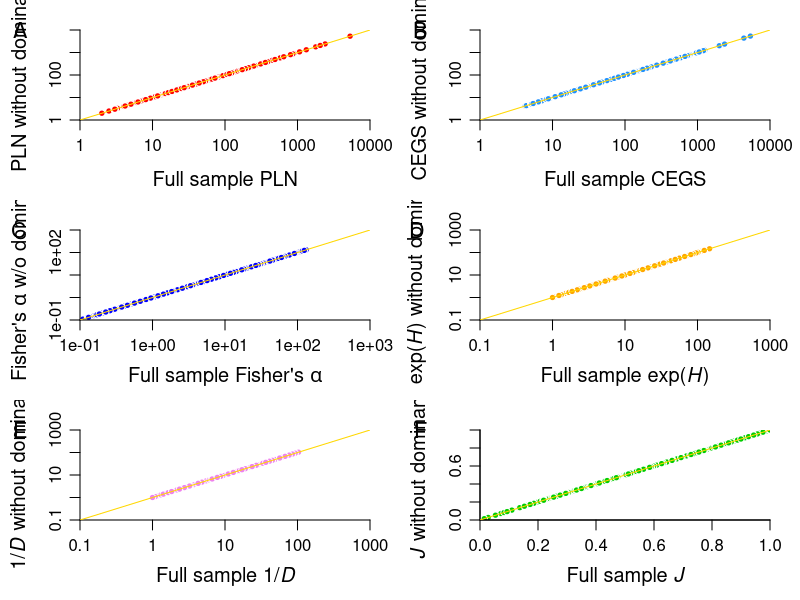
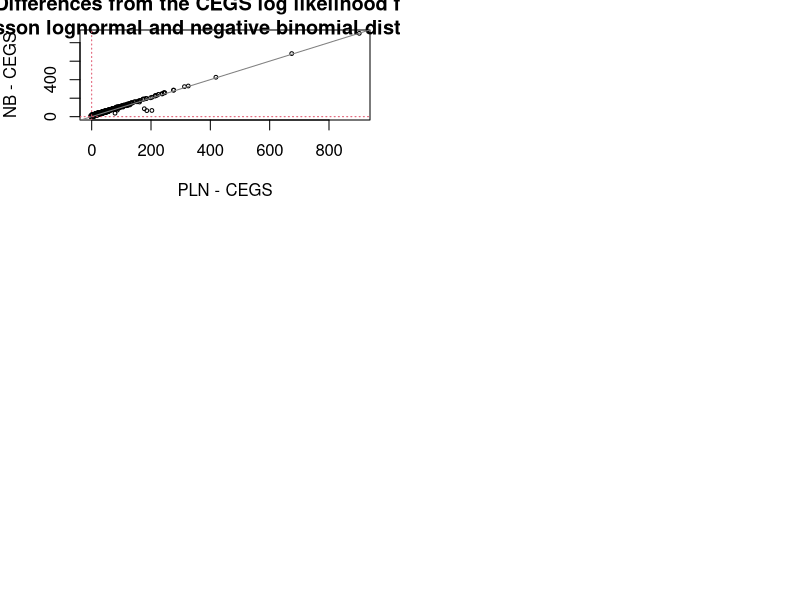

Recreate these plots in R, in order. (Note: this script raises an error after producing the figures.)
## ---- chunk 1
# Read in the statistics
Basic.stats <- read.csv(file='data/basic_statistics.txt')
Basic.statsNoDom <- read.csv(file='data/basic_statisticsNoDom.txt')

richness_estimates <- read.csv(file='data/richness_estimates.txt')
richness_estimatesNoDom <- read.csv(file='data/richness_estimatesNoDom.txt')
richness_estimatestrimmed <- read.csv(file='data/richness_estimatestrimmed.txt')

## ---- chunk 2
#| fig-height: 12
# pdf(file='Evenness_Fig_1.pdf',height=11.25,width=7.5)

par(mfrow=c(3,2))
par(mai=c(0.8,0.8,0.3,0.3))
par(cex=1)

plot(richness_estimates$pln_richness, 
     richness_estimatesNoDom$pln_richness, 
     pch=21, cex=0.85, col='white', bg='red', bty='l', xaxs='i', yaxs='i',
     mgp=c(2.5,0.75,0), cex.lab=1.2, 
     xlab='Full sample PLN', ylab='PLN without dominant', 
     xlim=c(1,1e4), ylim=c(1,1e4), log='xy', axes=FALSE)

axis(side=1,at=c(1,10,100,1000,1e4),mgp=c(2.5,0.75,0))
axis(side=2,at=c(1,10,100,1000,1e4),mgp=c(2.5,0.75,0))
abline(0,1,col='gold')
mtext(side=2,at=1e4,text='A',cex=1.3,line=2.65,las=2)

plot(richness_estimates$cegs_richness, richness_estimatesNoDom$cegs_richness,
     pch=21, cex=0.85, col='white', bg='dodgerblue', bty='l', xaxs='i', yaxs='i',
     mgp=c(2.5,0.75,0), cex.lab=1.2,
     xlab='Full sample CEGS',ylab='CEGS without dominant', 
     xlim=c(1,1e4), ylim=c(1,1e4), log='xy', axes=FALSE)
axis(side=1,mgp=c(2.5,0.75,0))
axis(side=2,at=c(1,10,100,1000,1e4),mgp=c(2.5,0.75,0))
abline(0,1,col='gold')
mtext(side=2,at=1e4,text='B',cex=1.3,line=2.65,las=2)

plot(Basic.stats$alpha, Basic.statsNoDom$alpha,
     pch=21, cex=0.85, col='white', bg='blue', bty='l', xaxs='i', yaxs='i', 
     mgp=c(2.5,0.75,0), cex.lab=1.2,
     xlab=expression(paste("Full sample Fisher's ",alpha)), 
     ylab=expression(paste("Fisher's ",alpha," w/o dominant")), 
     xlim=c(0.1,1e3), ylim=c(0.1,1e3), log='xy', axes=FALSE)
axis(side=1,mgp=c(2.5,0.75,0))
axis(side=2,at=c(0.1,1,10,100,1000),mgp=c(2.5,0.75,0))
abline(0,1,col='gold')
mtext(side=2,at=1e3,text='C',cex=1.3,line=2.65,las=2)

plot(Basic.stats$H, Basic.statsNoDom$H, 
     pch=21,  cex=0.85,  col='white',  bg='orange',  bty='l', xaxs='i', yaxs='i', 
     mgp=c(2.5, 0.75, 0), cex.lab=1.2, 
     xlab=expression(paste('Full sample exp(', italic(H), ')')), 
     ylab=expression(paste('exp(', italic(H), ') without dominant')), 
     xlim=c(0.1, 1000), ylim=c(0.1, 1000), log='xy', axes=F)
axis(side=1, at=c(0.1, 1, 10, 100, 1000), labels=c('0.1', '1', '10', '100', '1000'), 
     mgp=c(2.5, 0.75, 0))
axis(side=2, at=c(0.1, 1, 10, 100, 1000), labels=c('0.1', '1', '10', '100', '1000'), 
     mgp=c(2.5, 0.75, 0))
abline(0, 1, col='gold')
mtext(side=2, at=1000, text='D', cex=1.3, line=2.75, las=2)

plot(Basic.stats$D, Basic.statsNoDom$D, pch=21, cex=0.85, col='white', bg='violet', 
     bty='l', xaxs='i', yaxs='i', mgp=c(2.5, 0.75, 0), cex.lab=1.2, 
     xlab=expression(paste('Full sample 1/', italic(D))), 
     ylab=expression(paste('1/', italic(D), ' without dominant')), 
     xlim=c(0.1, 1000), ylim=c(0.1, 1000), log='xy', axes=F)
axis(side=1, at=c(0.1, 1, 10, 100, 1000), labels=c('0.1', '1', '10', '100', '1000'), 
     mgp=c(2.5, 0.75, 0))
axis(side=2, at=c(0.1, 1, 10, 100, 1000), labels=c('0.1', '1', '10', '100', '1000'), 
     mgp=c(2.5, 0.75, 0))
abline(0, 1, col='gold')
mtext(side=2, at=1000, text='E', cex=1.3, line=2.65, las=2)

plot(Basic.stats$J, Basic.statsNoDom$J, pch=21, cex=0.85, col='white', bg='green3', 
     bty='l', xaxs='i', yaxs='i', mgp=c(2.5, 0.75, 0), cex.lab=1.2, 
     xlab=expression(paste('Full sample ', italic(J))), 
     ylab=expression(paste(italic(J), ' without dominant')), 
     xlim=c(0, 1), ylim=c(0, 1))
abline(0, 1, col='gold')
mtext(side=2, at=1, text='F', cex=1.3, line=2.65, las=2)


## ---- chunk 3

LogLik <- data.frame(pln_loglik=richness_estimates$pln_loglik - richness_estimates$cegs_loglik,
            nb_loglik=richness_estimates$nb_loglik - richness_estimates$cegs_loglik)

plot(LogLik, xlab="PLN - CEGS", ylab="NB - CEGS", cex=0.5, 
     main="Differences from the CEGS log likelihood for the\nPoisson lognormal and negative binomial distributions")
abline(1,1, col="grey50")
abline(v=0, lty=3, col=2); abline(h=0, lty=3, col=2); 

## ---- chunk 4
Counts <- data.frame(study = factor(rep(data2$sample.name, times=2)), 
                     Sp =factor(rep(1:nrow(data2), times=2)), 
                     count = c(data2$count, data2$count.2))
Counts$count[is.na(Counts$count)] <- 0

GetTheta <- function(dat) {
  mod <- MASS::glm.nb(count~Sp, data=dat)
  c(mean=mean(dat$count), median=median(dat$count), theta=mod$theta, SE=mod$SE.theta)
}

ThetaPooled <- GetTheta(Counts)

Thetas.by <- by(Counts, list(Counts$study), GetTheta)
Thetas <- as.data.frame(do.call(rbind, Thetas.by))


## ---- chunk 5
Thetas2 <- Thetas[!is.nan(Thetas$SE),]

par(mar=c(4,12,1,1))
plot(Thetas2$theta, 1:nrow(Thetas2), axes=FALSE, ann=FALSE, 
     xlim=c(0,10))
segments(Thetas2$theta-Thetas2$SE, 1:nrow(Thetas2), Thetas2$theta+Thetas2$SE, 1:nrow(Thetas2))
axis(1)
mtext(expression(theta), 1, line = 3)
abline(v=1, col=2)
axis(2, at = 1:nrow(Thetas2), labels=rownames(Thetas2), las=1)

## ---- chunk 6
#| fig-height: 14
# n <- data$co[data$sample.no==2]
BigNos <- NULL
if(!file.exists("data/SRBiases.txt")) {
  if(!is.null(BigNos)) {
    BigSites <- BasicStats$sample.name[which(BasicStats$UniqueCounts>BigNos)]
    Use <- data$sample.name%in%BigSites
  } else {
    Use <- 1:nrow(data)
  }
  
  Biases.by <- tapply(data$co[Use], list(data$sample.no[Use]), ParametricBootstraps, simplify=TRUE, nsim=50)
  Biases.m <- do.call(rbind, Biases.by)
  Biases <- data.frame(Biases.m)
  write.csv(Biases, file='data/SRBiases.txt')
}


PlotSR <- function(df, which=c("CEGS", "NB", "PLN")) {
  dd <- df[,grep(which, names(df))]
  Diff <- sweep(log(dd[,grep("richness", names(dd))]), 1, log(dd[,grep("SimSR", names(dd))]), "-")
  
  Names <- c(sapply(names(Diff), function(nm, lst) rep(nm, times=length(lst[[nm]])), lst=dd))
  
  SRdata <- data.frame(Diff=unlist(Diff), model=unlist(Names), 
                       dataset =unlist(lapply(Diff, function(x) 1:length(x))))
  SRdata <- SRdata[!is.nan(SRdata$Diff),]
  SRdata$model.at <- as.numeric(as.factor(SRdata$model))
  ylabels <- tapply(SRdata$model, list(SRdata$model.at), function(x) gsub("_.*", "", gsub(".*\\.", "", x[1])))
                    
  plot(SRdata$Diff, jitter(SRdata$model.at), yaxt="n", main=which,
       xlab="Bias in species richness estimate", ylab="")
  axis(2, labels=ylabels, at=as.numeric(names(ylabels)), las=1)
  abline(v=0, lty=3)
}

SRBiases <- read.csv("data/SRBiases.txt")
par(mfrow=c(3,1))
invisible(sapply(c("CEGS", "NB", "PLN"), function(x, df) PlotSR(df, which=x), df=SRBiases))

